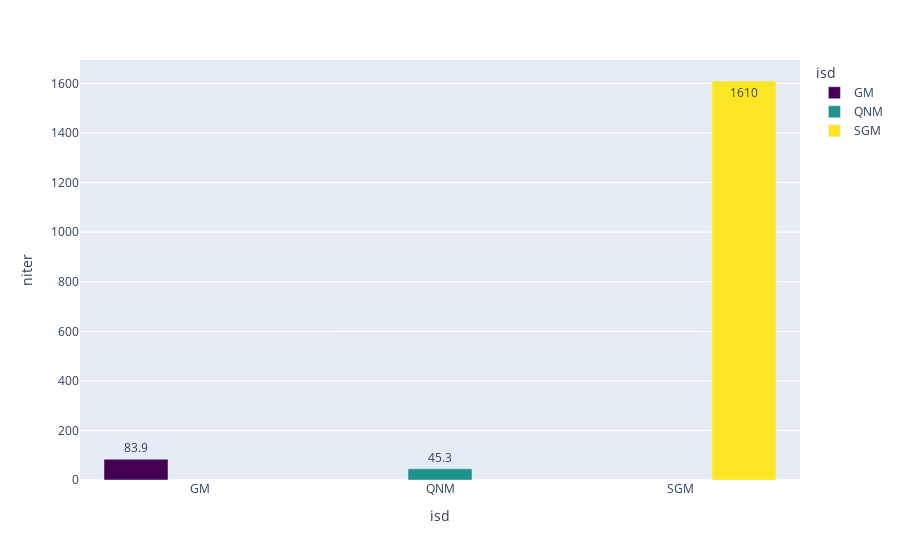

The notebook cell this image was saved under:
### Code cell
fig = px.bar(niter_mean, x="isd", y="niter", color="isd", barmode="group",
             text=niter_mean["niter"].round(2),
             color_discrete_sequence =['#440154', '#21918c', '#fde725'])
fig.show()
fig.write_image("Images/niter_mean.png")

### Figure 1 — Plotly figure (JSON) as saved in the notebook; plotly's stock layout.template omitted (floating-point values rounded to 4 significant figures)
{"data": [{"alignmentgroup": "True", "hovertemplate": "isd=%{x}<br>niter=%{y}<br>text=%{text}<extra></extra>", "legendgroup": "GM", "marker": {"color": "#440154", "pattern": {"shape": ""}}, "name": "GM", "offsetgroup": "GM", "orientation": "v", "showlegend": true, "text": [83.9], "textposition": "auto", "type": "bar", "x": ["GM"], "xaxis": "x", "y": [83.9], "yaxis": "y"}, {"alignmentgroup": "True", "hovertemplate": "isd=%{x}<br>niter=%{y}<br>text=%{text}<extra></extra>", "legendgroup": "QNM", "marker": {"color": "#21918c", "pattern": {"shape": ""}}, "name": "QNM", "offsetgroup": "QNM", "orientation": "v", "showlegend": true, "text": [45.3], "textposition": "auto", "type": "bar", "x": ["QNM"], "xaxis": "x", "y": [45.3], "yaxis": "y"}, {"alignmentgroup": "True", "hovertemplate": "isd=%{x}<br>niter=%{y}<br>text=%{text}<extra></extra>", "legendgroup": "SGM", "marker": {"color": "#fde725", "pattern": {"shape": ""}}, "name": "SGM", "offsetgroup": "SGM", "orientation": "v", "showlegend": true, "text": [1610], "textposition": "auto", "type": "bar", "x": ["SGM"], "xaxis": "x", "y": [1610], "yaxis": "y"}], "layout": {"barmode": "group", "legend": {"title": {"text": "isd"}, "tracegroupgap": 0}, "margin": {"t": 60}, "xaxis": {"anchor": "y", "categoryarray": ["GM", "QNM", "SGM"], "categoryorder": "array", "domain": [0, 1], "title": {"text": "isd"}}, "yaxis": {"anchor": "x", "domain": [0, 1], "title": {"text": "niter"}}}}
